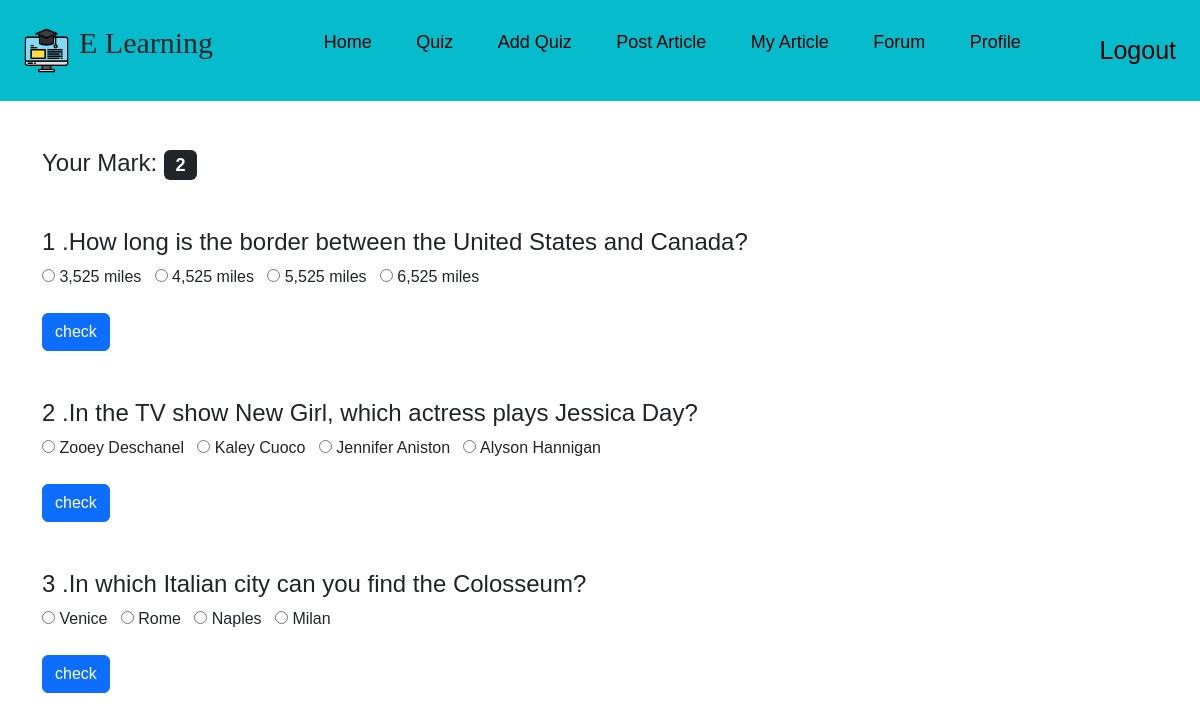
The page /quiz/ (signed in) on the database its author committed.
### App_login/models.py (models this page shows, shortened)
class User(AbstractBaseUser, PermissionsMixin):
    email = models.EmailField(unique=True, null=False)
    is_active = models.BooleanField(default=True)
    is_staff = models.BooleanField(default=False)
    is_teacher = models.BooleanField(
        default=False, verbose_name='Create Account As A Teacher ?')
    USERNAME_FIELD = 'email'
    objects = MyUserManager()

### App_teacher/models.py (models this page shows)
class Quiz(models.Model):
    teacher = models.ForeignKey(TeacherProfile, on_delete=models.CASCADE)
    quiz_question = models.CharField(max_length=300)
    option_1 = models.CharField(max_length=200)
    option_2 = models.CharField(max_length=200)
    option_3 = models.CharField(max_length=200)
    option_4 = models.CharField(max_length=200)
    correct_ans = models.CharField(max_length=200)
    def __str__(self):
        return self.quiz_question

### App_student/views.py (the view)
# urls.py: path('quiz/', views.quiz, name='quiz'),
@login_required
def quiz(request):
    allquiz = Quiz.objects.all().order_by('-id')
    dic = {
        'allquiz': allquiz
    }
    for quiz in allquiz:
        ans = QuizAnswar.objects.filter(user=request.user, quiz=quiz)
        if ans.exists():
            dic.update({'answar': True})
        else:
            dic.update({'answar': False})
    return render(request, 'App_student/quiz.html', context={'allquiz': allquiz})

### App_student/templatetags/custom_filters.py (called while the page is built)
@register.filter
def mark_count(user):
    return QuizAnswar.objects.filter(user=user).count()

### templates/App_student/quiz.html (shortened to what this page needs)
{% extends 'base.html' %}
{% load custom_filters %}
{% block body_block %}
<div class="container">
    <h4> Your Mark: <span class="badge text-bg-dark">{{user|mark_count}}</span></h4>
    {% for quiz in allquiz %}
    <form action="{% url 'App_student:quiz_ans' pk=quiz.pk %}" method="post" class="mt-5">
        <h4>{{forloop.counter}} .{{quiz}}
        </h4>
        <input type="radio" name="answar" id="" value="{{quiz.option_1}}" required> {{quiz.option_1}}&nbsp;&nbsp;
        <input type="radio" name="answar" id="" value="{{quiz.option_2}}" required> {{quiz.option_2}}&nbsp;&nbsp;
        <input type="radio" name="answar" id="" value="{{quiz.option_3}}" required> {{quiz.option_3}}&nbsp;&nbsp;
        <input type="radio" name="answar" id="" value="{{quiz.option_4}}" required> {{quiz.option_4}}<br><br>
        <input type="submit" value="check" class="btn btn-primary">
    </form>
    {% endfor %}
</div>
{% endblock body_block %}

### static/css/style.css (style rules this page uses)
* { margin: 0; padding: 0; box-sizing: border-box; font-family: Arial, Helvetica, sans-serif; }
body { width: 100%; }
html { scroll-behavior: smooth; }

### rows shown on the page
User: id "2"
Quiz: quiz_question "How long is the border between the United States and Canada?", option_1 "3,525 miles", option_2 "4,525 miles", option_3 "5,525 miles", option_4 "6,525 miles"
Quiz: quiz_question "In the TV show New Girl, which actress plays Jessica Day?", option_1 "Zooey Deschanel", option_2 "Kaley Cuoco", option_3 "Jennifer Aniston", option_4 "Alyson Hannigan"
Quiz: quiz_question "In which Italian city can you find the Colosseum?", option_1 "Venice", option_2 "Rome", option_3 "Naples", option_4 "Milan"
